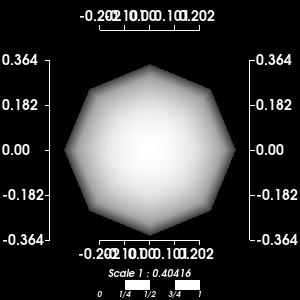

Write Python code to recreate this figure.
#!/usr/bin/env python

# Test vtkLegendScaleActor in default configuration with a sphere.

import vtkmodules.vtkInteractionStyle  # noqa: F401
import vtkmodules.vtkRenderingFreeType  # noqa: F401
import vtkmodules.vtkRenderingOpenGL2  # noqa: F401

from vtkmodules.vtkFiltersSources import vtkSphereSource
from vtkmodules.vtkRenderingAnnotation import vtkLegendScaleActor
from vtkmodules.vtkRenderingCore import (
    vtkActor,
    vtkPolyDataMapper,
    vtkRenderWindow,
    vtkRenderWindowInteractor,
    vtkRenderer,
    vtkTextProperty,
)

# Source
sphere_source = vtkSphereSource()

# Mapper
sphere_mapper = vtkPolyDataMapper()
sphere_mapper.SetInputConnection(sphere_source.GetOutputPort())

# Actor
sphere_actor = vtkActor()
sphere_actor.SetMapper(sphere_mapper)

# Legend scale actor (default config)
legend_actor = vtkLegendScaleActor()

# Bigger text for robustness
text_prop = vtkTextProperty()
text_prop.SetFontSize(14)
text_prop.BoldOn()
legend_actor.SetUseFontSizeFromProperty(True)
legend_actor.SetAxesTextProperty(text_prop)

# Renderer
renderer = vtkRenderer()
renderer.AddActor(sphere_actor)
renderer.AddViewProp(legend_actor)

# Render window
render_window = vtkRenderWindow()
render_window.AddRenderer(renderer)
render_window.SetWindowName("legend scale actor default")
render_window.SetMultiSamples(0)
render_window.SetSize(300, 300)

# Interactor
interactor = vtkRenderWindowInteractor()
interactor.SetRenderWindow(render_window)

interactor.Initialize()
interactor.Start()
